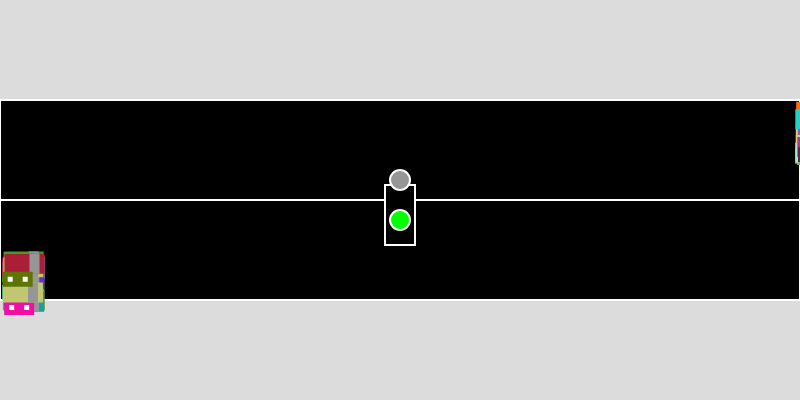
Frame 1 (no input)
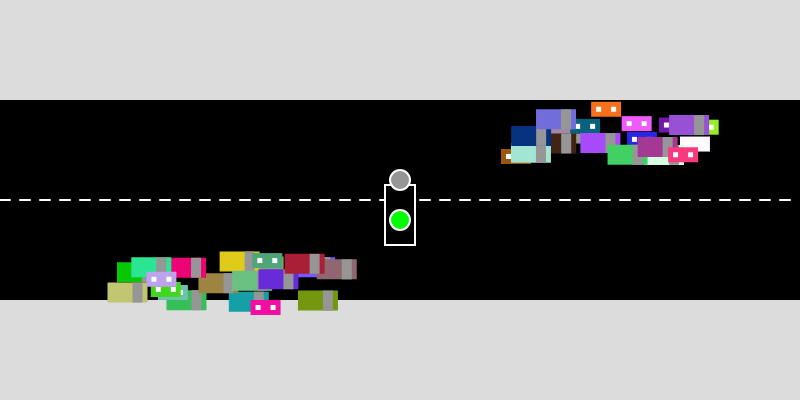
Frame 60 (no input)
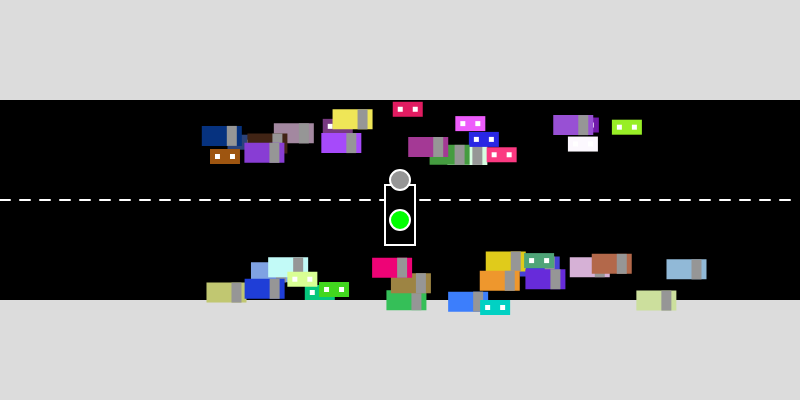
Frame 120 (the mouse pressed at the canvas centre since frame 60)

The p5.js sketch that drew these frames (run headless with seeded random() and noise() and a simulated clock; from frame 60 on, the mouse is pressed at the canvas centre):

// p5.js sketch
// ── sketch.js
// sahil patel
// C
let eastbound = [];
let westbound = [];
let trafficLight;


function setup() {
  createCanvas(800, 400);
  drawRoad();


  // Create initial mixed vehicles in each direction
  for (let i = 0; i < 20; i++) {
    let vehicleTypeEast = random([0, 1]);  // Randomly choose car (0) or truck (1) for eastbound
    let eastVehicle = new Vehicle(vehicleTypeEast, randomColor(), random(250, 300), 1, random(2, 5));
    eastbound.push(eastVehicle);


    let vehicleTypeWest = random([0, 1]);  // Randomly choose car (0) or truck (1) for westbound
    let westVehicle = new Vehicle(vehicleTypeWest, randomColor(), random(100, 150), 0, random(2, 5));
    westbound.push(westVehicle);
  }


  // Initialize traffic light
  trafficLight = new TrafficLight(width / 2, 200);
}


function draw() {
  background(220);
  drawRoad();


  trafficLight.display();
  if (!trafficLight.isRed()) {
    // Process eastbound vehicles
    for (let vehicle of eastbound) {
      vehicle.action();
    }


    // Process westbound vehicles
    for (let vehicle of westbound) {
      vehicle.action();
    }
  }


  // Update the traffic light status based on user input
  trafficLight.update();
}


function mousePressed() {
  if (mouseButton === LEFT && !keyIsDown(SHIFT)) {
    // Add an eastbound car or truck randomly on left click
    let vehicleType = random([0, 1]);
    eastbound.push(new Vehicle(vehicleType, randomColor(), random(250, 300), 1, random(2, 5)));
  } else if (mouseButton === LEFT && keyIsDown(SHIFT)) {
    // Add a westbound car or truck randomly on shift + left click
    let vehicleType = random([0, 1]);
    westbound.push(new Vehicle(vehicleType, randomColor(), random(100, 150), 0, random(2, 5)));
  }
}


function keyPressed() {
  // Spacebar toggles traffic light
  if (key === ' ') {
    trafficLight.toggle();  
  }
}


function drawRoad() {
  fill(0);
  rect(0, height / 4, width, 100); // Draw the road for westbound lane
  rect(0, height / 2, width, 100); // Draw the road for eastbound lane


  stroke(255);
  strokeWeight(2);
  for (let i = 0; i < width; i += 20) {
    line(i, 200, i + 10, 200); // Dashed line in the center
  }
}


function randomColor() {
  return color(random(255), random(255), random(255));
}


class Vehicle {
  constructor(type, color, y, direction, speed) {
    this.type = type;           // 0 for car, 1 for truck
    this.color = color;          // Vehicle color
    this.y = y;                  // Y position on the road
    this.direction = direction;  // 0 = left, 1 = right
    this.xSpeed = speed * (direction === 1 ? 1 : -1);
    this.x = direction === 1 ? 0 : width;
  }


  display() {
    fill(this.color);
    noStroke();


    if (this.type === 0) { // Draw car
      rect(this.x, this.y, 30, 15);
      fill(255);
      rect(this.x + 5, this.y + 5, 5, 5);
      rect(this.x + 20, this.y + 5, 5, 5);
    } else { // Draw truck
      rect(this.x, this.y, 40, 20);
      fill(150);
      rect(this.x + 25, this.y, 10, 20);
    }
  }


  move() {
    this.x += this.xSpeed;


    // Wrap around when reaching edge of canvas
    if (this.x > width) {
      this.x = -40;
    } else if (this.x < -40) {
      this.x = width;
    }
  }


  speedUp() {
    if (this.xSpeed < 15 && this.direction === 1) {
      this.xSpeed += 0.5;
    } else if (this.xSpeed > -15 && this.direction === 0) {
      this.xSpeed -= 0.5;
    }
  }


  speedDown() {
    if (this.direction === 1 && this.xSpeed > 0) {
      this.xSpeed -= 0.5;
    } else if (this.direction === 0 && this.xSpeed < 0) {
      this.xSpeed += 0.5;
    }
  }


  changeColor() {
    this.color = randomColor();
  }


  action() {
    this.move();
    if (random(1) < 0.01) this.speedUp();
    if (random(1) < 0.01) this.speedDown();
    if (random(1) < 0.01) this.changeColor();
    this.display();
  }
}


class TrafficLight {
  constructor(x, y) {
    this.x = x;
    this.y = y;
    this.state = 'green';
    this.timer = 120;
  }


  display() {
    fill(0);
    rect(this.x - 15, this.y - 15, 30, 60);


    if (this.state === 'green') {
      fill(0, 255, 0);
      ellipse(this.x, this.y + 20, 20, 20);
      fill(150);
      ellipse(this.x, this.y - 20, 20, 20);
    } else if (this.state === 'red') {
      fill(255, 0, 0);
      ellipse(this.x, this.y - 20, 20, 20);
      fill(150);
      ellipse(this.x, this.y + 20, 20, 20);
    }
  }


  update() {
    if (this.state === 'red') {
      this.timer++;
      if (this.timer > 120) {
        this.state = 'green';
        this.timer = 0;
      }
    }
  }


  toggle() {
    if (this.state === 'green') {
      this.state = 'red';
    }
  }


  isRed() {
    return this.state === 'red';
  }
}
